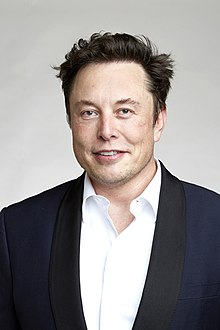
#> input picture ImageBasic/Elon_Musk.jpg, 220 x 330 px, given in place of the camera
$ python MovementDetection.py
#> lines starting #> are read from the running program, lines starting #| are printed output that depends on the picture
import time

import cv2
import numpy as np
import winsound

threshold = 5000


# function to combine shown windows
def stackImages(scale, imgArray):
    rows = len(imgArray)  # setting the rows
    cols = len(imgArray[0])  # setting the colums
    rowsAvailable = isinstance(imgArray[0], list)  # determinig available rows
    width = imgArray[0][0].shape[1]  # determining width
    height = imgArray[0][0].shape[0]  # determining height
    if rowsAvailable:  # checking for available rows
        for x in range(0, rows):
            for y in range(0, cols):
                if imgArray[x][y].shape[:2] == imgArray[0][0].shape[:2]:
                    imgArray[x][y] = cv2.resize(imgArray[x][y], (0, 0), None, scale, scale)
                else:
                    imgArray[x][y] = cv2.resize(imgArray[x][y], (imgArray[0][0].shape[1], imgArray[0][0].shape[0]),
                                                None, scale, scale)
                if len(imgArray[x][y].shape) == 2: imgArray[x][y] = cv2.cvtColor(imgArray[x][y], cv2.COLOR_GRAY2BGR)
        imageBlank = np.zeros((height, width, 3), np.uint8)
        hor = [imageBlank] * rows
        hor_con = [imageBlank] * rows
        for x in range(0, rows):
            hor[x] = np.hstack(imgArray[x])
        ver = np.vstack(hor)
    else:
        for x in range(0, rows):
            if imgArray[x].shape[:2] == imgArray[0].shape[:2]:
                imgArray[x] = cv2.resize(imgArray[x], (0, 0), None, scale, scale)
            else:
                imgArray[x] = cv2.resize(imgArray[x], (imgArray[0].shape[1], imgArray[0].shape[0]), None, scale, scale)
            if len(imgArray[x].shape) == 2: imgArray[x] = cv2.cvtColor(imgArray[x], cv2.COLOR_GRAY2BGR)
        hor = np.hstack(imgArray)
        ver = hor
    return ver


# warm up the camera (reduce noise in the first second)
cam = cv2.VideoCapture(0)
_, frame1 = cam.read()
#> frame1 is the input picture: shape (330, 220, 3); mean B, G, R 143.9, 144.6, 149.4
_, frame2 = cam.read()
time.sleep(1)
_, frame1 = cam.read()
_, frame2 = cam.read()

# take every two consecutive frames and compare them
while cam.isOpened():
    _, frame1 = cam.read()  # frame 1
    _, frame2 = cam.read()  # frame 1
    diff = cv2.absdiff(frame1, frame2)  # get the different between the frames
#> diff: shape (330, 220, 3); every value is 0
    gray = cv2.cvtColor(diff, cv2.COLOR_RGB2GRAY) # turn them to gray for reducing the cpu needs (as no need color for detection)
#> gray: shape (330, 220); every value is 0
    blur = cv2.GaussianBlur(gray, (5, 5), 0)  # blurs for reducing the cpu needs
    _, thresh = cv2.threshold(blur, 20, 255, cv2.THRESH_BINARY)
    dilated = cv2.dilate(thresh, None, iterations=3)
    contours, _ = cv2.findContours(dilated, cv2.RETR_TREE, cv2.CHAIN_APPROX_SIMPLE)  # find the contours
#> contours = []
    contours = sorted(contours, key=lambda x: cv2.contourArea(x), reverse=True)  # sort them form largest to smallest
    # cv2.drawContours(frame1 , contours , -1, (0,255,0), 2 ) # uncomment if u want to see the contours
    num = 0
    for c in contours:
        num = num + 1
        if cv2.contourArea(c) < threshold:
            continue  # skip the smaller ones
        x, y, w, h = cv2.boundingRect(c)
        cv2.rectangle(frame1, (x, y), (x + w, y + h), (0, 255, 0),
                      2)  # (G, B, R) # draw rectangle in the bigger contours
        # winsound.Beep(500, 200)
        print("there is a motion detected")
        # sent notify (in the app)
        break
#> this loop made 0 passes
#> after the loop, num = 0
    imgStack = stackImages(.5, (
    [frame1, diff, gray], [blur, thresh, dilated]))  # stacked all processing steps in the frames to demonstrate
#> after the loop in stackImages, `for x in range(0, rows):`: hor = 2 items
#> in stackImages, `ver = np.vstack(hor)`:
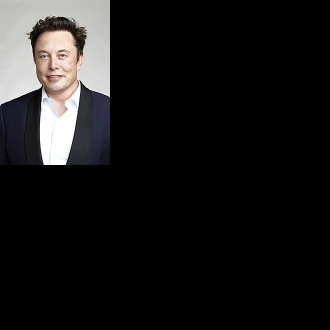
#> ver: shape (330, 330, 3); mean of channels 0, 1, 2 24, 24.1, 24.9; drawn as B, G, R
    # print(num)
    if cv2.waitKey(10) == ord('q'):  # Exit when press q
#> (key q is pressed here)
        break
    # cv2.imshow('frame', diff)
    cv2.imshow('frame', imgStack)

cam.release()
cv2.destroyAllWindows()

$ run again, on ImageBasic/M_Nasser.jpg
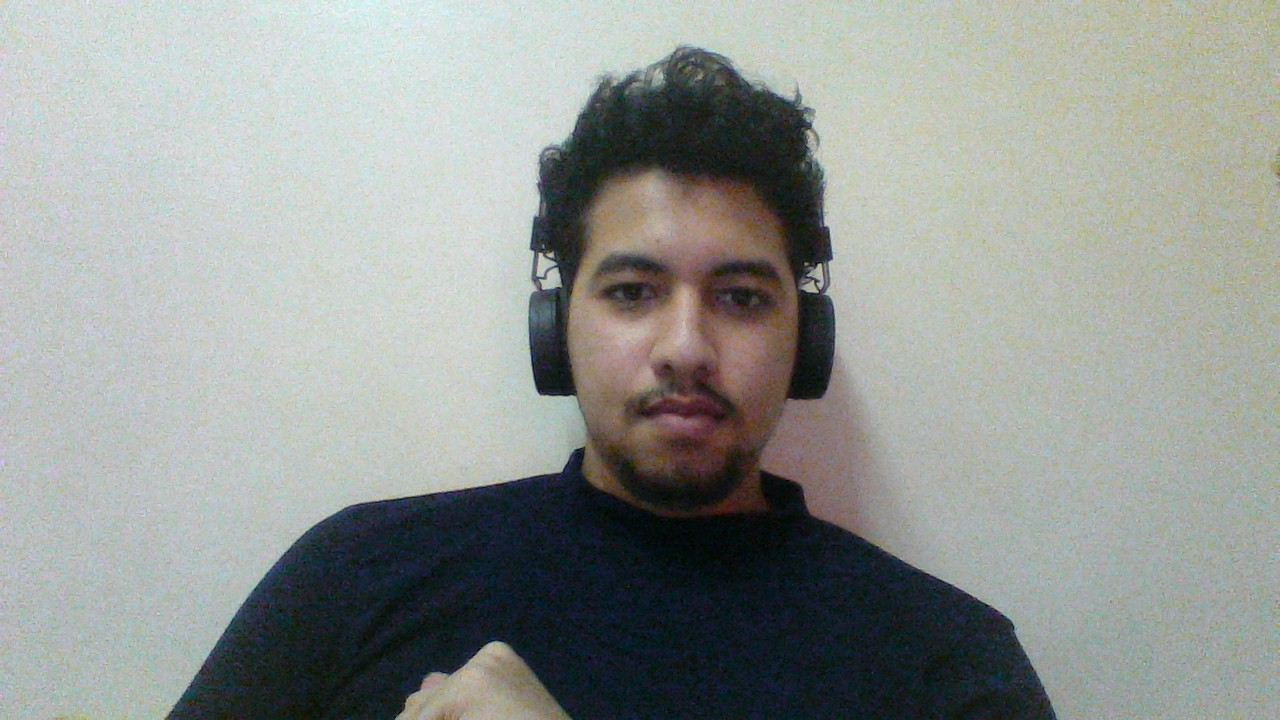
#> input picture ImageBasic/M_Nasser.jpg, 1280 x 720 px, given in place of the camera
#> frame1 is the input picture: shape (720, 1280, 3); mean B, G, R 147.4, 151.6, 147
#> diff: shape (720, 1280, 3); every value is 0
#> gray: shape (720, 1280); every value is 0
#> contours = []
#> after the loop `for c in contours:`: num = 0
#> after the loop in stackImages, `for x in range(0, rows):`: hor = 2 items
#> in stackImages, `ver = np.vstack(hor)`:
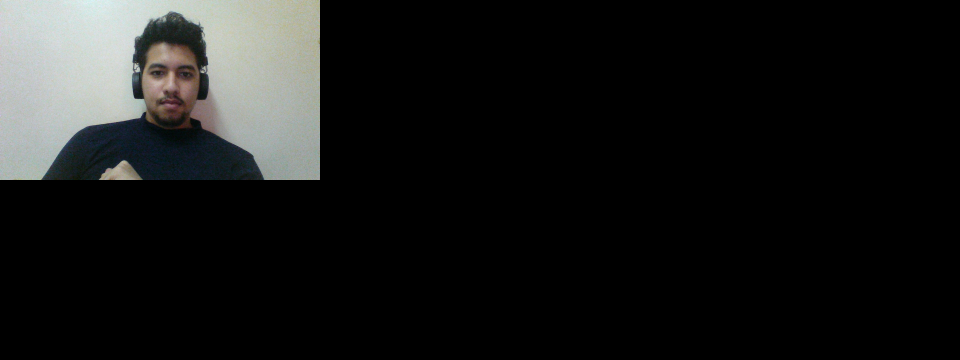
#> ver: shape (720, 1920, 3) (shown at 1/2 size); mean of channels 0, 1, 2 24.6, 25.3, 24.5; drawn as B, G, R

$ run again, on ImageBasic/M_Nasser1.jpg
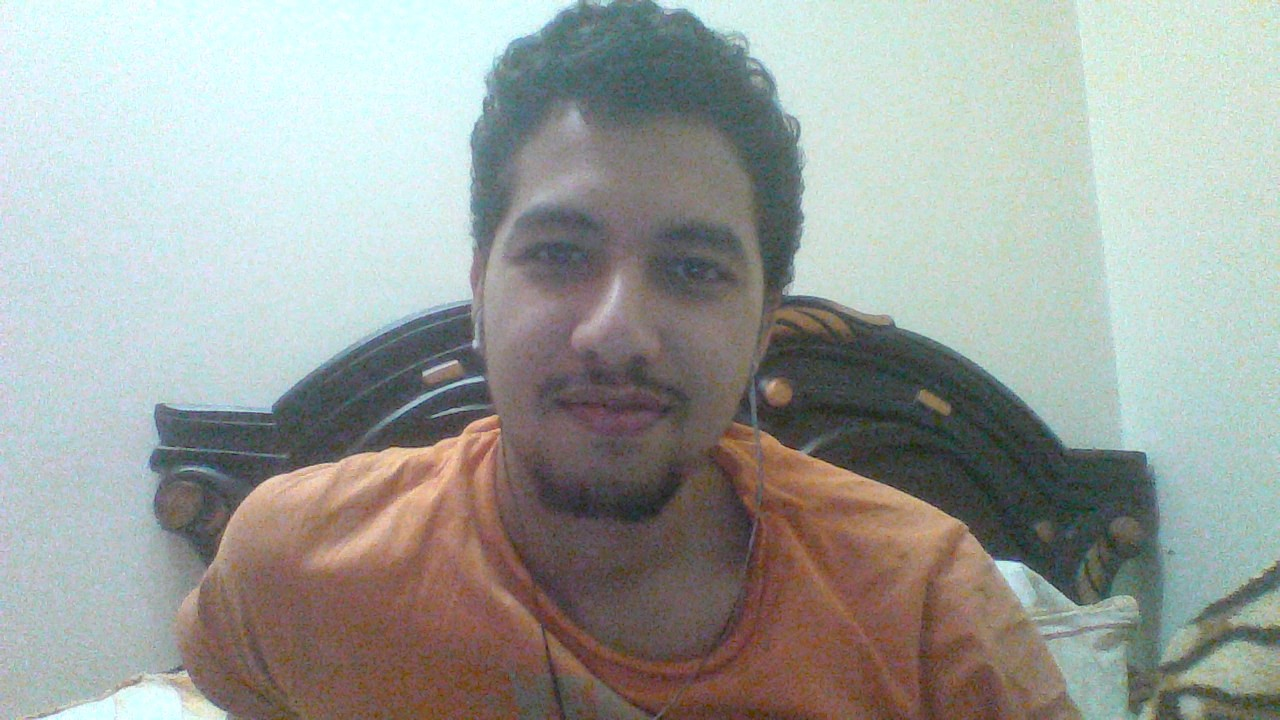
#> input picture ImageBasic/M_Nasser1.jpg, 1280 x 720 px, given in place of the camera
#> frame1 is the input picture: shape (720, 1280, 3); mean B, G, R 155.8, 160.2, 156.3
#> diff: shape (720, 1280, 3); every value is 0
#> gray: shape (720, 1280); every value is 0
#> contours = []
#> after the loop `for c in contours:`: num = 0
#> after the loop in stackImages, `for x in range(0, rows):`: hor = 2 items
#> in stackImages, `ver = np.vstack(hor)`:
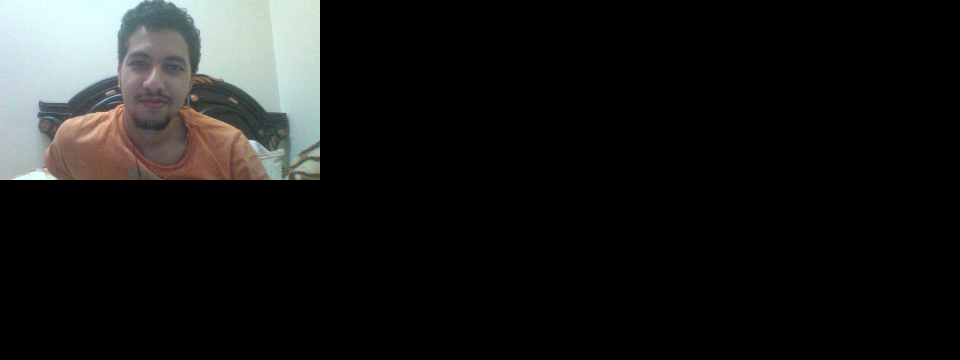
#> ver: shape (720, 1920, 3) (shown at 1/2 size); mean of channels 0, 1, 2 26, 26.7, 26.1; drawn as B, G, R

$ run again, on ImageBasic/bill_gates.jpg
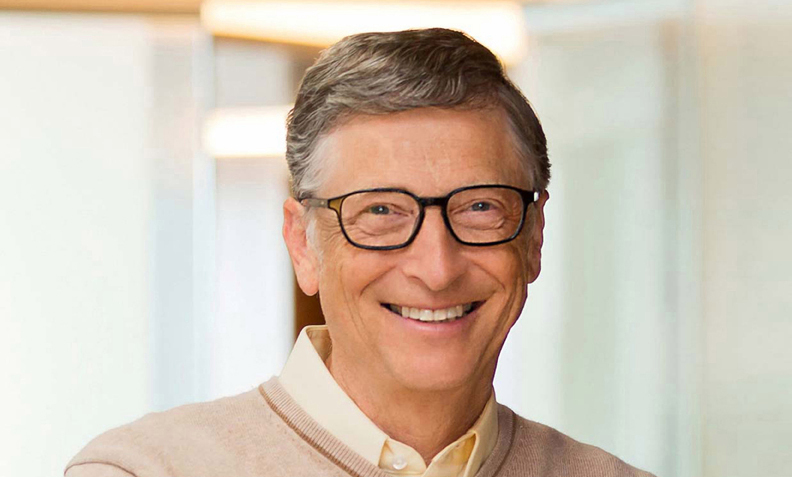
#> input picture ImageBasic/bill_gates.jpg, 792 x 477 px, given in place of the camera
#> frame1 is the input picture: shape (477, 792, 3); mean B, G, R 180.7, 195.3, 208.4
#> diff: shape (477, 792, 3); every value is 0
#> gray: shape (477, 792); every value is 0
#> contours = []
#> after the loop `for c in contours:`: num = 0
#> after the loop in stackImages, `for x in range(0, rows):`: hor = 2 items
#> in stackImages, `ver = np.vstack(hor)`:
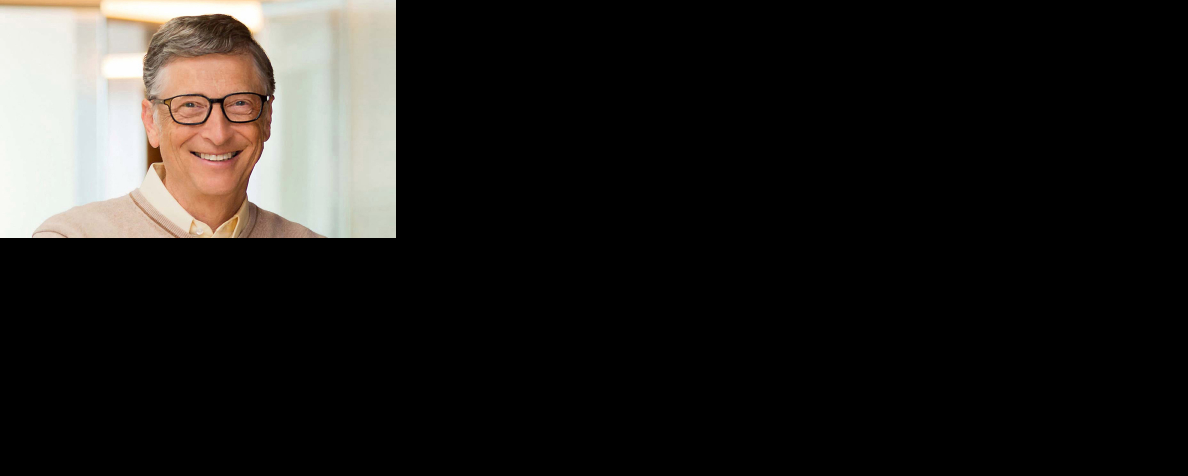
#> ver: shape (476, 1188, 3); mean of channels 0, 1, 2 30.1, 32.6, 34.8; drawn as B, G, R
